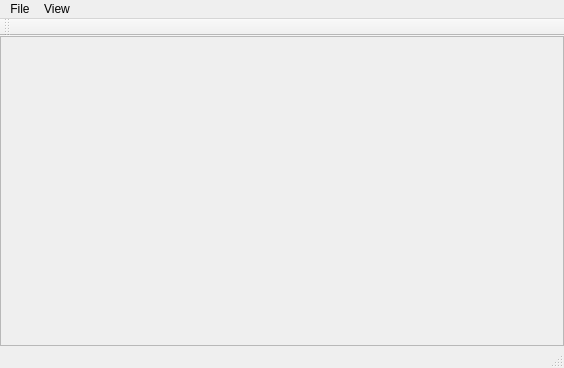
<?xml version="1.0" encoding="UTF-8"?>
<ui version="4.0">
 <class>TamyEditorClass</class>
 <widget class="QMainWindow" name="TamyEditorClass">
  <property name="geometry">
   <rect>
    <x>0</x>
    <y>0</y>
    <width>564</width>
    <height>368</height>
   </rect>
  </property>
  <property name="contextMenuPolicy">
   <enum>Qt::NoContextMenu</enum>
  </property>
  <property name="windowTitle">
   <string>TamyEditor</string>
  </property>
  <widget class="QWidget" name="centralWidget">
   <property name="enabled">
    <bool>true</bool>
   </property>
   <property name="contextMenuPolicy">
    <enum>Qt::NoContextMenu</enum>
   </property>
   <layout class="QHBoxLayout" name="horizontalLayout">
    <property name="spacing">
     <number>0</number>
    </property>
    <property name="margin">
     <number>0</number>
    </property>
    <item>
     <widget class="QFrame" name="renderWindow">
      <property name="enabled">
       <bool>true</bool>
      </property>
      <property name="mouseTracking">
       <bool>true</bool>
      </property>
      <property name="contextMenuPolicy">
       <enum>Qt::NoContextMenu</enum>
      </property>
      <property name="frameShape">
       <enum>QFrame::StyledPanel</enum>
      </property>
      <property name="frameShadow">
       <enum>QFrame::Raised</enum>
      </property>
      <layout class="QVBoxLayout" name="verticalLayout_2">
       <property name="spacing">
        <number>0</number>
       </property>
       <property name="margin">
        <number>0</number>
       </property>
      </layout>
     </widget>
    </item>
   </layout>
  </widget>
  <widget class="QMenuBar" name="menuBar">
   <property name="geometry">
    <rect>
     <x>0</x>
     <y>0</y>
     <width>564</width>
     <height>22</height>
    </rect>
   </property>
   <widget class="QMenu" name="menuFile">
    <property name="title">
     <string>File</string>
    </property>
   </widget>
   <widget class="QMenu" name="menuView">
    <property name="title">
     <string>View</string>
    </property>
   </widget>
   <addaction name="menuFile"/>
   <addaction name="menuView"/>
  </widget>
  <widget class="QToolBar" name="mainToolBar">
   <attribute name="toolBarArea">
    <enum>TopToolBarArea</enum>
   </attribute>
   <attribute name="toolBarBreak">
    <bool>false</bool>
   </attribute>
  </widget>
  <widget class="QStatusBar" name="statusBar"/>
  <action name="actionOpen">
   <property name="text">
    <string>Open</string>
   </property>
  </action>
  <action name="actionSave">
   <property name="text">
    <string>Save</string>
   </property>
  </action>
  <action name="actionSelectAssetsDir">
   <property name="text">
    <string>Select assets dir</string>
   </property>
  </action>
  <action name="actionQuit">
   <property name="text">
    <string>Quit</string>
   </property>
  </action>
  <action name="actionProperties">
   <property name="text">
    <string>Properties</string>
   </property>
  </action>
  <action name="actionFrom_IWF">
   <property name="text">
    <string>From IWF</string>
   </property>
  </action>
  <action name="actionFrom_XML">
   <property name="text">
    <string>From XML</string>
   </property>
  </action>
  <action name="actionImportFromIWF">
   <property name="text">
    <string>From IWF</string>
   </property>
  </action>
 </widget>
 <layoutdefault spacing="6" margin="11"/>
 <resources>
  <include location="tamyeditor.qrc"/>
 </resources>
 <connections/>
</ui>
